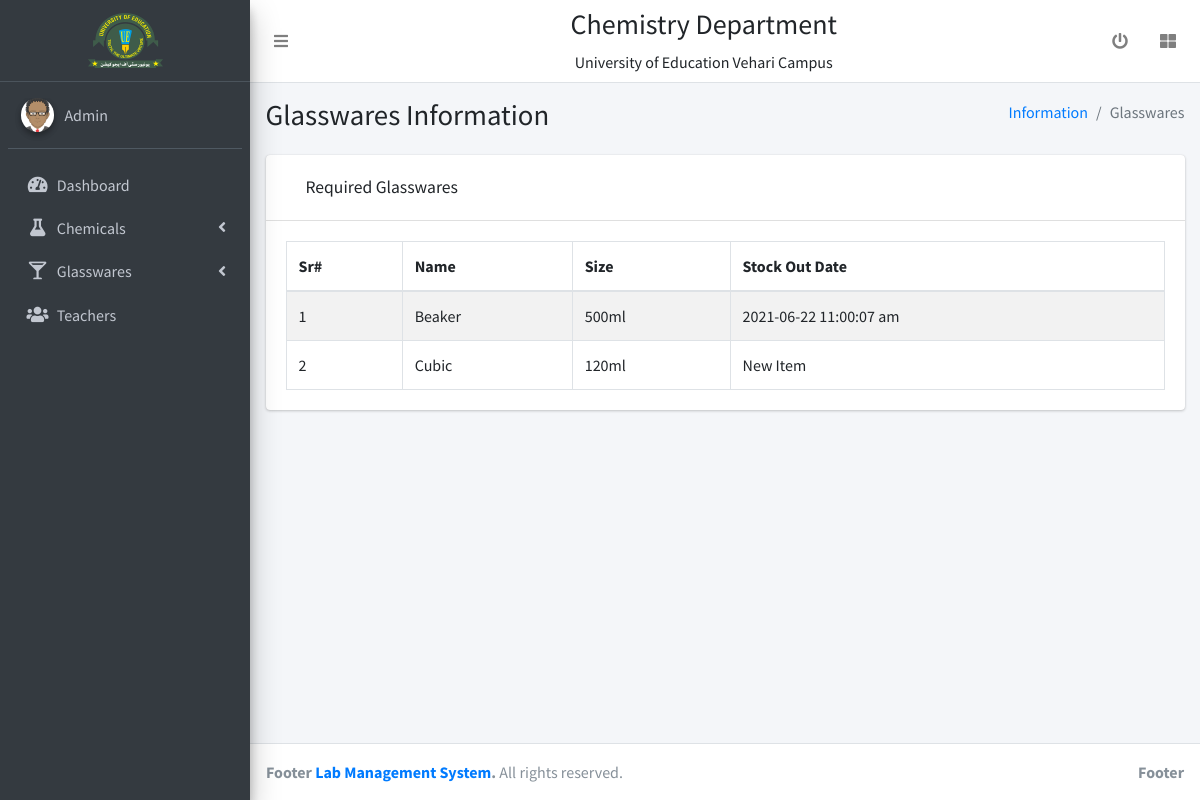
The app's page /required-glassware.php (signed in) with its own data.
### tables this page shows
CREATE TABLE `glassware_stock` (
  `id` int(11) NOT NULL,
  `g_id` int(11) NOT NULL,
  `stock` int(11) NOT NULL DEFAULT '0',
  `CreationDate` varchar(255) NOT NULL,
  `UpdationDate` varchar(255) NOT NULL
);

CREATE TABLE `glassware` (
  `id` int(22) NOT NULL,
  `name` varchar(255) NOT NULL,
  `size` varchar(255) NOT NULL,
  `CreationDate` varchar(255) NOT NULL,
  `UpdationDate` varchar(255) NOT NULL
);

### required-glassware.php (the view, shortened to what this page needs)
<?php
include 'others/dbconn.php';
 ?>
<?php include 'others/header.php'; ?>
<?php include 'others/sidebar.php'; ?>
  <div class="content-wrapper">
    <section class="content-header">
      <div class="container-fluid">
        <div class="row mb-2">
          <div class="col-sm-6">
            <h1>Glasswares Information</h1>
          </div>
          <div class="col-sm-6">
            <ol class="breadcrumb float-sm-right">
              <li class="breadcrumb-item"><a href="#">Information</a></li>
              <li class="breadcrumb-item active">Glasswares</li>
            </ol>
          </div>
        </div>
      </div>
    </section>
    <section class="content">
      <div class="container-fluid">
        <div class="row">
          <div class="col-12">
            <div class="card">
              <div class="card-header">
                <div class="row" style="padding: 10px 20px;">
                    <div class="col-md-6 col-sm-6 col-6">
                      <h3 class="card-title">Required Glasswares </h3>
                    </div>
                </div>
              </div>
              <div class="card-body">
                <table id="example1" class="table table-bordered table-striped">
                  <thead>
                  <tr>
                    <th>Sr#</th>
                    <th>Name</th>
                    <th>Size</th>
                    <th>Stock Out Date</th>
                  </tr>
                  </thead>
                  <tbody>
                    <?php
                    $k=0;
                   $sql1 = "SELECT * FROM glassware_stock WHERE stock='0'";
                    $result1 = $conn->query($sql1);
                   if ($result1->num_rows > 0) {
                     while($row = $result1->fetch_assoc()) {
                    ?>
                  <tr id="<?php echo $row['id'];?>">
                    <td><?php echo ++$k; ?></td>
                    <td data-target="cname"><?php
                    $chid=$row['g_id'];
                    $sql2 = "SELECT * FROM glassware WHERE id='$chid'";
                     $result2 = $conn->query($sql2);
                     $row2 = $result2->fetch_assoc();
                     echo $row2['name'];
                  ?></td>
                  <td data-target="cunit"><?php echo $row2['size']; ?></td>
                    <td>
                      <?php if ($row['UpdationDate']!='') {
                      echo $row['UpdationDate'];
                    } else {
                      echo "New Item";
                    }
                     ?>
                    </td>
                  </tr>
                   <?php } } else { ?>
                    <tr>
                      <th colspan="6">No Record Exists!!!!</th>
                    </tr>
                     <?php } ?>
                  </tbody>
                </table>
              </div>
            </div>
          </div>
        </div>
      </div>
    </section>
  </div>
  <?php include 'others/footer.php'; ?>

### records on screen
glassware_stock: g.name "Beaker", g.size "500ml", UpdationDate "2021-06-22 11:00:07 am"
glassware_stock: g.name "Cubic", g.size "120ml", UpdationDate "New Item"
